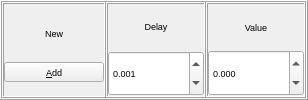
           <widget class="QFrame" name="frame_Interval_New">
            <property name="frameShape">
             <enum>QFrame::Box</enum>
            </property>
            <property name="frameShadow">
             <enum>QFrame::Raised</enum>
            </property>
            <layout class="QHBoxLayout" name="horizontalLayout_5">
             <property name="spacing">
              <number>0</number>
             </property>
             <property name="leftMargin">
              <number>0</number>
             </property>
             <property name="topMargin">
              <number>0</number>
             </property>
             <property name="rightMargin">
              <number>0</number>
             </property>
             <property name="bottomMargin">
              <number>0</number>
             </property>
             <item>
              <widget class="QFrame" name="frame_Interval_New_Title">
               <property name="frameShape">
                <enum>QFrame::Box</enum>
               </property>
               <property name="frameShadow">
                <enum>QFrame::Raised</enum>
               </property>
               <layout class="QVBoxLayout" name="verticalLayout_12">
                <property name="spacing">
                 <number>0</number>
                </property>
                <property name="leftMargin">
                 <number>0</number>
                </property>
                <property name="topMargin">
                 <number>0</number>
                </property>
                <property name="rightMargin">
                 <number>0</number>
                </property>
                <property name="bottomMargin">
                 <number>0</number>
                </property>
                <item>
                 <widget class="QLabel" name="label_Interval_New">
                  <property name="minimumSize">
                   <size>
                    <width>100</width>
                    <height>0</height>
                   </size>
                  </property>
                  <property name="maximumSize">
                   <size>
                    <width>16777215</width>
                    <height>30</height>
                   </size>
                  </property>
                  <property name="font">
                   <font>
                    <pointsize>7</pointsize>
                    <italic>false</italic>
                   </font>
                  </property>
                  <property name="autoFillBackground">
                   <bool>false</bool>
                  </property>
                  <property name="frameShape">
                   <enum>QFrame::NoFrame</enum>
                  </property>
                  <property name="frameShadow">
                   <enum>QFrame::Raised</enum>
                  </property>
                  <property name="text">
                   <string>New</string>
                  </property>
                  <property name="alignment">
                   <set>Qt::AlignCenter</set>
                  </property>
                 </widget>
                </item>
                <item>
                 <widget class="QPushButton" name="pushButton_Interval_Add">
                  <property name="minimumSize">
                   <size>
                    <width>99</width>
                    <height>20</height>
                   </size>
                  </property>
                  <property name="maximumSize">
                   <size>
                    <width>100</width>
                    <height>20</height>
                   </size>
                  </property>
                  <property name="font">
                   <font>
                    <pointsize>7</pointsize>
                    <italic>false</italic>
                   </font>
                  </property>
                  <property name="focusPolicy">
                   <enum>Qt::NoFocus</enum>
                  </property>
                  <property name="text">
                   <string>&amp;Add</string>
                  </property>
                  <property name="default">
                   <bool>false</bool>
                  </property>
                  <property name="flat">
                   <bool>false</bool>
                  </property>
                 </widget>
                </item>
               </layout>
              </widget>
             </item>
             <item>
              <widget class="QFrame" name="frame_interval_New_Delay">
               <property name="sizePolicy">
                <sizepolicy hsizetype="Fixed" vsizetype="Fixed">
                 <horstretch>0</horstretch>
                 <verstretch>0</verstretch>
                </sizepolicy>
               </property>
               <property name="minimumSize">
                <size>
                 <width>100</width>
                 <height>50</height>
                </size>
               </property>
               <property name="maximumSize">
                <size>
                 <width>100</width>
                 <height>50</height>
                </size>
               </property>
               <property name="frameShape">
                <enum>QFrame::Box</enum>
               </property>
               <property name="frameShadow">
                <enum>QFrame::Raised</enum>
               </property>
               <layout class="QVBoxLayout" name="verticalLayout_56">
                <property name="spacing">
                 <number>2</number>
                </property>
                <property name="sizeConstraint">
                 <enum>QLayout::SetMaximumSize</enum>
                </property>
                <property name="leftMargin">
                 <number>0</number>
                </property>
                <property name="topMargin">
                 <number>0</number>
                </property>
                <property name="rightMargin">
                 <number>0</number>
                </property>
                <property name="bottomMargin">
                 <number>0</number>
                </property>
                <item>
                 <widget class="QFrame" name="frame_Label_Interval_New_Delay">
                  <property name="frameShape">
                   <enum>QFrame::NoFrame</enum>
                  </property>
                  <property name="frameShadow">
                   <enum>QFrame::Raised</enum>
                  </property>
                  <layout class="QVBoxLayout" name="verticalLayout_57">
                   <property name="leftMargin">
                    <number>0</number>
                   </property>
                   <property name="topMargin">
                    <number>0</number>
                   </property>
                   <property name="rightMargin">
                    <number>0</number>
                   </property>
                   <property name="bottomMargin">
                    <number>0</number>
                   </property>
                   <item>
                    <widget class="QLabel" name="label_Interval_New_Delay">
                     <property name="font">
                      <font>
                       <pointsize>7</pointsize>
                       <italic>false</italic>
                      </font>
                     </property>
                     <property name="autoFillBackground">
                      <bool>false</bool>
                     </property>
                     <property name="frameShape">
                      <enum>QFrame::NoFrame</enum>
                     </property>
                     <property name="frameShadow">
                      <enum>QFrame::Raised</enum>
                     </property>
                     <property name="text">
                      <string>Delay</string>
                     </property>
                     <property name="alignment">
                      <set>Qt::AlignCenter</set>
                     </property>
                    </widget>
                   </item>
                  </layout>
                 </widget>
                </item>
                <item>
                 <widget class="QDoubleSpinBox" name="doubleSpinBox_Interval_New_Delay">
                  <property name="sizePolicy">
                   <sizepolicy hsizetype="Preferred" vsizetype="Preferred">
                    <horstretch>0</horstretch>
                    <verstretch>0</verstretch>
                   </sizepolicy>
                  </property>
                  <property name="font">
                   <font>
                    <pointsize>7</pointsize>
                   </font>
                  </property>
                  <property name="wrapping">
                   <bool>false</bool>
                  </property>
                  <property name="frame">
                   <bool>true</bool>
                  </property>
                  <property name="buttonSymbols">
                   <enum>QAbstractSpinBox::UpDownArrows</enum>
                  </property>
                  <property name="accelerated">
                   <bool>true</bool>
                  </property>
                  <property name="keyboardTracking">
                   <bool>true</bool>
                  </property>
                  <property name="showGroupSeparator" stdset="0">
                   <bool>false</bool>
                  </property>
                  <property name="decimals">
                   <number>3</number>
                  </property>
                  <property name="minimum">
                   <double>0.000000000000000</double>
                  </property>
                  <property name="maximum">
                   <double>1000000.000000000000000</double>
                  </property>
                  <property name="singleStep">
                   <double>0.100000000000000</double>
                  </property>
                  <property name="value">
                   <double>0.001000000000000</double>
                  </property>
                 </widget>
                </item>
               </layout>
              </widget>
             </item>
             <item>
              <widget class="QFrame" name="frame_Interval_Add_Value">
               <property name="sizePolicy">
                <sizepolicy hsizetype="Fixed" vsizetype="Fixed">
                 <horstretch>0</horstretch>
                 <verstretch>0</verstretch>
                </sizepolicy>
               </property>
               <property name="minimumSize">
                <size>
                 <width>100</width>
                 <height>50</height>
                </size>
               </property>
               <property name="maximumSize">
                <size>
                 <width>100</width>
                 <height>50</height>
                </size>
               </property>
               <property name="frameShape">
                <enum>QFrame::Box</enum>
               </property>
               <property name="frameShadow">
                <enum>QFrame::Raised</enum>
               </property>
               <layout class="QVBoxLayout" name="verticalLayout_54">
                <property name="spacing">
                 <number>0</number>
                </property>
                <property name="sizeConstraint">
                 <enum>QLayout::SetMaximumSize</enum>
                </property>
                <property name="leftMargin">
                 <number>0</number>
                </property>
                <property name="topMargin">
                 <number>0</number>
                </property>
                <property name="rightMargin">
                 <number>0</number>
                </property>
                <property name="bottomMargin">
                 <number>0</number>
                </property>
                <item>
                 <widget class="QFrame" name="frame_Label_Interval_New_Value">
                  <property name="frameShape">
                   <enum>QFrame::NoFrame</enum>
                  </property>
                  <property name="frameShadow">
                   <enum>QFrame::Raised</enum>
                  </property>
                  <layout class="QVBoxLayout" name="verticalLayout_55">
                   <property name="leftMargin">
                    <number>0</number>
                   </property>
                   <property name="topMargin">
                    <number>0</number>
                   </property>
                   <property name="rightMargin">
                    <number>0</number>
                   </property>
                   <property name="bottomMargin">
                    <number>0</number>
                   </property>
                   <item>
                    <widget class="QLabel" name="label_Interval_New_Value">
                     <property name="font">
                      <font>
                       <pointsize>7</pointsize>
                       <italic>false</italic>
                      </font>
                     </property>
                     <property name="autoFillBackground">
                      <bool>false</bool>
                     </property>
                     <property name="frameShape">
                      <enum>QFrame::NoFrame</enum>
                     </property>
                     <property name="frameShadow">
                      <enum>QFrame::Raised</enum>
                     </property>
                     <property name="text">
                      <string>Value</string>
                     </property>
                     <property name="alignment">
                      <set>Qt::AlignCenter</set>
                     </property>
                    </widget>
                   </item>
                  </layout>
                 </widget>
                </item>
                <item>
                 <widget class="QDoubleSpinBox" name="doubleSpinBox_Interval_New_Value">
                  <property name="sizePolicy">
                   <sizepolicy hsizetype="Preferred" vsizetype="Preferred">
                    <horstretch>0</horstretch>
                    <verstretch>0</verstretch>
                   </sizepolicy>
                  </property>
                  <property name="font">
                   <font>
                    <pointsize>7</pointsize>
                   </font>
                  </property>
                  <property name="wrapping">
                   <bool>false</bool>
                  </property>
                  <property name="frame">
                   <bool>true</bool>
                  </property>
                  <property name="buttonSymbols">
                   <enum>QAbstractSpinBox::UpDownArrows</enum>
                  </property>
                  <property name="accelerated">
                   <bool>true</bool>
                  </property>
                  <property name="keyboardTracking">
                   <bool>true</bool>
                  </property>
                  <property name="showGroupSeparator" stdset="0">
                   <bool>false</bool>
                  </property>
                  <property name="decimals">
                   <number>3</number>
                  </property>
                  <property name="minimum">
                   <double>-100.000000000000000</double>
                  </property>
                  <property name="maximum">
                   <double>100.000000000000000</double>
                  </property>
                  <property name="singleStep">
                   <double>0.100000000000000</double>
                  </property>
                  <property name="value">
                   <double>0.000000000000000</double>
                  </property>
                 </widget>
                </item>
               </layout>
              </widget>
             </item>
            </layout>
           </widget>
